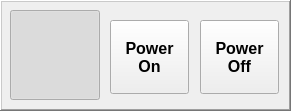
      <widget class="QFrame" name="frame_2">
       <property name="geometry">
        <rect>
         <x>10</x>
         <y>10</y>
         <width>291</width>
         <height>111</height>
        </rect>
       </property>
       <property name="frameShape">
        <enum>QFrame::WinPanel</enum>
       </property>
       <property name="frameShadow">
        <enum>QFrame::Raised</enum>
       </property>
       <widget class="ActionButton" name="actionbutton_3">
        <property name="geometry">
         <rect>
          <x>10</x>
          <y>10</y>
          <width>90</width>
          <height>90</height>
         </rect>
        </property>
        <property name="font">
         <font>
          <family>DejaVu Sans</family>
          <pointsize>10</pointsize>
          <weight>75</weight>
          <italic>false</italic>
          <bold>true</bold>
         </font>
        </property>
        <property name="checkable">
         <bool>true</bool>
        </property>
        <property name="checked">
         <bool>true</bool>
        </property>
        <property name="default">
         <bool>false</bool>
        </property>
        <property name="rules" stdset="0">
         <string>[{&quot;channels&quot;: [{&quot;url&quot;: &quot;status:estop&quot;, &quot;trigger&quot;: true}], &quot;property&quot;: &quot;Text&quot;, &quot;expression&quot;: &quot;'EMO Out' if ch[0] else 'EMO In'&quot;, &quot;name&quot;: &quot;EMO Lable&quot;}]</string>
        </property>
        <property name="actionName" stdset="0">
         <string>machine.estop.toggle</string>
        </property>
       </widget>
       <widget class="ActionButton" name="actionbutton_10">
        <property name="geometry">
         <rect>
          <x>110</x>
          <y>20</y>
          <width>79</width>
          <height>74</height>
         </rect>
        </property>
        <property name="font">
         <font>
          <pointsize>12</pointsize>
          <weight>75</weight>
          <bold>true</bold>
         </font>
        </property>
        <property name="text">
         <string>Power
On</string>
        </property>
        <property name="checkable">
         <bool>true</bool>
        </property>
        <property name="rules" stdset="0">
         <string>[]</string>
        </property>
        <property name="actionName" stdset="0">
         <string>machine.power.on</string>
        </property>
       </widget>
       <widget class="ActionButton" name="actionbutton_9">
        <property name="geometry">
         <rect>
          <x>200</x>
          <y>20</y>
          <width>79</width>
          <height>74</height>
         </rect>
        </property>
        <property name="font">
         <font>
          <pointsize>12</pointsize>
          <weight>75</weight>
          <bold>true</bold>
         </font>
        </property>
        <property name="text">
         <string>Power
Off</string>
        </property>
        <property name="checkable">
         <bool>true</bool>
        </property>
        <property name="rules" stdset="0">
         <string>[]</string>
        </property>
        <property name="actionName" stdset="0">
         <string>machine.power.off</string>
        </property>
       </widget>
      </widget>
